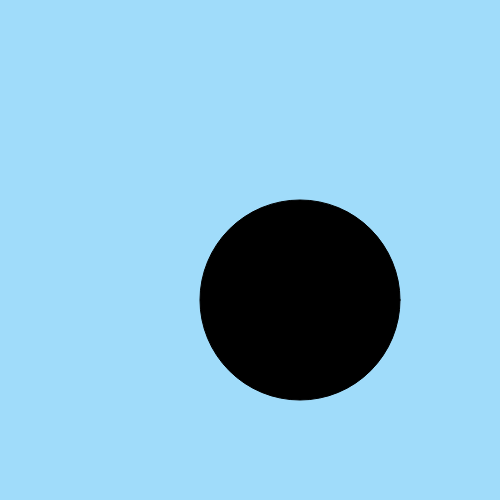
Frame 1 (no input)
Frame 60 (no input): identical to frame 1, image omitted
Frame 120 (the mouse pressed at the canvas centre since frame 60): identical to frame 1, image omitted

The p5.js sketch that drew this single still picture (run headless with seeded random() and noise() and a simulated clock; from frame 60 on, the mouse is pressed at the canvas centre):

// p5.js sketch
// ── sketch.js
let c;
let s;

function setup() {
  createCanvas(500, 500);
  c = 0;
  s = 200;
}

function draw() {
  background(160,220,250);
  fill(c);
  ellipse(300, 300, s, s);
}

function keyPressed() {
  if(key == 'a'){
    c = 255;
    s=300;
  }
  if(key == 's'){
    c = 100;
    s = 100;
  }
}
